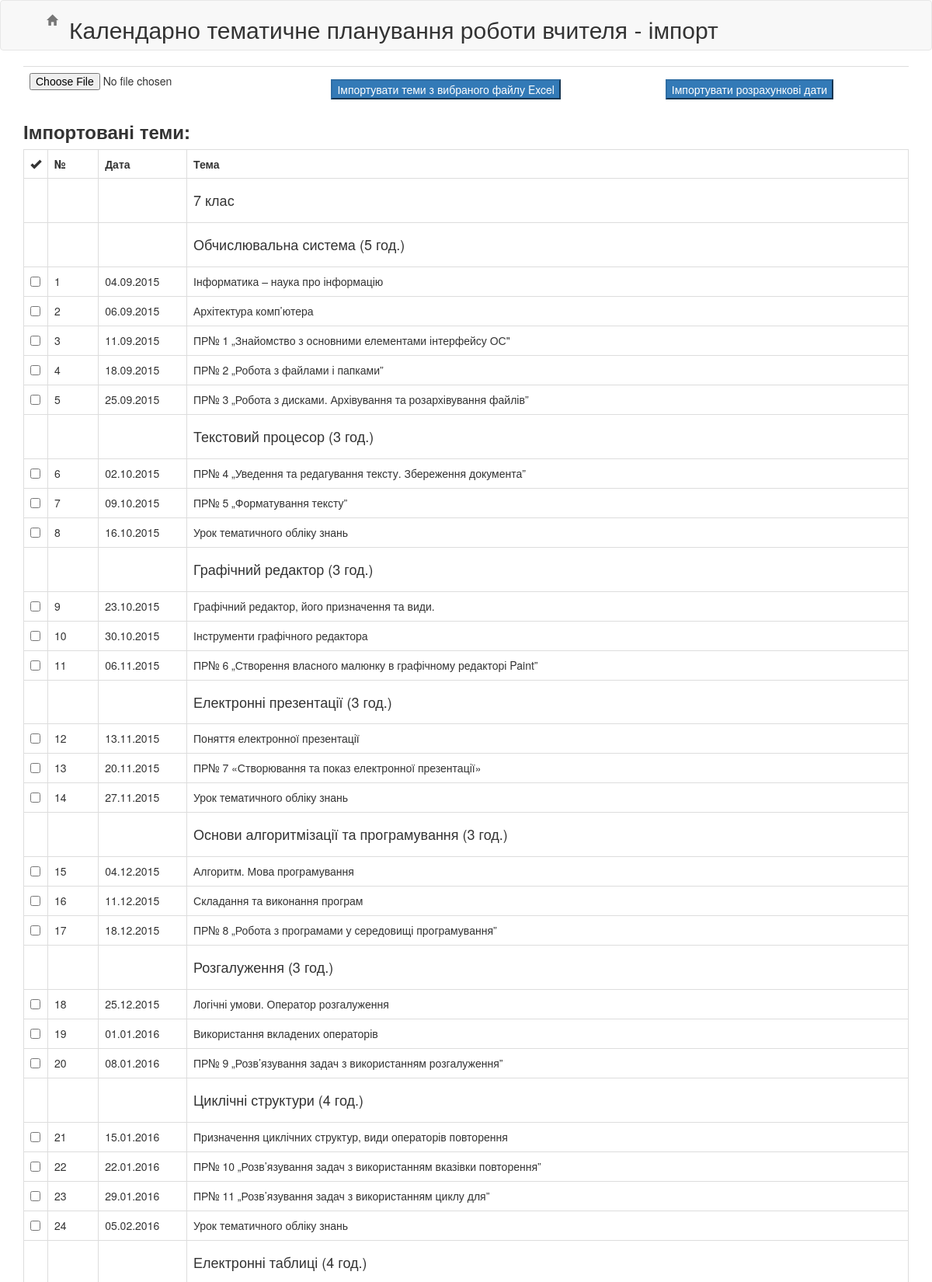
Page /klas_predmet/tema/ (upper part) on the committed database.
### Klas_Predmet/models.py (models this page shows, shortened)
class Tema(models.Model):
    num = models.CharField(max_length=3)
    dat = models.DateField(null=True)
    tema = models.TextField()
    home = models.TextField()
    class Meta():
        db_table = 'tema'

### Klas_Predmet/views.py (the view, shortened to what this page needs)
def tema(request):
    form = UploadFileForm(request.POST, request.FILES)
    ctx = {
        'form' : form,
        'elements' : Tema.objects.all()
    }
    if form.is_valid():
        form.save()
    return render(request, 'tema.html', ctx)

### Klas_Predmet/forms.py
class UploadFileForm(forms.Form):
    title = forms.CharField(max_length=50)
    file = forms.FileField()
    class Meta:
        fields = ('title', 'file')

### templates/tema.html (shortened to what this page needs)
{% load staticfiles %}
<!DOCTYPE html>
<html lang="en " xmlns="http://www.w3.org/1999/html">
<head>
    <link rel="stylesheet" href="{% static 'css/bootstrap.css' %}">
    <link rel="stylesheet" type="text/css" href="{% static 'css/style.css' %}">
</head>
<body>
     <nav class="navbar navbar-default">
        <div class="container">
            <div id="navbar" class="navbar-collapse collapse">
                <ul class="nav navbar-nav">
                    <li><a href=".."><i class="glyphicon glyphicon-home" aria-hidden="true"></i></a></li>
                    <li><h2>Календарно тематичне планування роботи вчителя - імпорт</h2></li>
                </ul>
            </div>
        </div>
    </nav>
    <div class="container">
        <form method="POST" action="" enctype="multipart/form-data">
            <table class="table table-responsive">
                <tr>
                    <td>
                        {{ form.file }}
                    </td>
                    <td>
                        <button class="btn-primary margin-for-btn" type="submit" name="itema" value="item">Імпортувати теми з вибраного файлу Excel</button></nobr>
                    </td>
                    <td>
                        <button class="btn-primary margin-for-btn" type="submit" name="itema" value="iden">Імпортувати розрахункові дати</button></nobr>
                    </td>
                </tr>
            </table>
            <h3 class="text-left"><strong>Імпортовані теми:</strong></h3>
            <table class="table table-bordered">
                <tr>
                    <th width="2%"><i class="glyphicon glyphicon-ok" aria-hidden="true"></i></th>
                    <th>№</th>
                    <th class="text-nowrap" width="10%">Дата</th>
                    <th>Тема</th>
                </tr>
            {% for element in elements %}
                <tr>
                    {% if element.num > '' %}
                        <td width="2%"><input id="mitka" type="checkbox" name="mitka{{ element.id }}"></td>
                    {% else %}
                        <td></td>
                    {% endif %}
                    <td>{{ element.num }}</td>
                    {% if element.num > '' %}
                        <td class="text-nowrap"  width="10%">{{ element.dat|date:"d.m.Y" }}</td>
                        <td>{{ element.tema }}</td>
                    {% else %}
                        <td></td>
                        <td><h4>{{ element.tema }}</h4></td>
                    {% endif %}
                </tr>
            {% endfor %}
            </table>
        </form>
    </div>
</body>
</html>

### static/css/style.css (style rules this page uses)
.margin-for-btn { margin-top: 8px; }

### rows in the picture
Tema: tema "7 клас"
Tema: tema "Обчислювальна система (5 год.)"
Tema: num "1", dat "04.09.2015", tema "Інформатика – наука про інформацію"
Tema: num "2", dat "06.09.2015", tema "Архітектура комп’ютера"
Tema: num "3", dat "11.09.2015", tema "ПР№ 1 „Знайомство з основними елементами інтерфейсу ОС\""
Tema: num "4", dat "18.09.2015", tema "ПР№ 2 „Робота з файлами і папками”"
Tema: num "5", dat "25.09.2015", tema "ПР№ 3 „Робота з дисками. Архівування та розархівування файлів”"
Tema: tema "Текстовий процесор (3 год.)"
Tema: num "6", dat "02.10.2015", tema "ПР№ 4 „Уведення та редагування тексту. Збереження документа”"
Tema: num "7", dat "09.10.2015", tema "ПР№ 5 „Форматування тексту”"
Tema: num "8", dat "16.10.2015", tema "Урок тематичного обліку знань"
Tema: tema "Графічний редактор (3 год.)"
Tema: num "9", dat "23.10.2015", tema "Графічний редактор, його призначення та види."
Tema: num "10", dat "30.10.2015", tema "Інструменти графічного редактора"
Tema: num "11", dat "06.11.2015", tema "ПР№ 6 „Створення власного малюнку в графічному редакторі Paint”"
Tema: tema "Електронні презентації (3 год.)"
Tema: num "12", dat "13.11.2015", tema "Поняття електронної презентації"
Tema: num "13", dat "20.11.2015", tema "ПР№ 7 «Створювання та показ електронної презентації»"
Tema: num "14", dat "27.11.2015", tema "Урок тематичного обліку знань"
Tema: tema "Основи алгоритмізації та програмування (3 год.)"
Tema: num "15", dat "04.12.2015", tema "Алгоритм. Мова програмування"
Tema: num "16", dat "11.12.2015", tema "Складання та виконання програм"
Tema: num "17", dat "18.12.2015", tema "ПР№ 8 „Робота з програмами у середовищі програмування”"
Tema: tema "Розгалуження (3 год.)"
Tema: num "18", dat "25.12.2015", tema "Логічні умови. Оператор розгалуження"
Tema: num "19", dat "01.01.2016", tema "Використання вкладених операторів"
Tema: num "20", dat "08.01.2016", tema "ПР№ 9 „Розв’язування задач з використанням розгалуження”"
Tema: tema "Циклічні структури (4 год.)"
Tema: num "21", dat "15.01.2016", tema "Призначення циклічних структур, види операторів повторення"
Tema: num "22", dat "22.01.2016", tema "ПР№ 10 „Розв’язування задач з використанням вказівки повторення”"
Tema: num "23", dat "29.01.2016", tema "ПР№ 11 „Розв’язування задач з використанням циклу для”"
Tema: num "24", dat "05.02.2016", tema "Урок тематичного обліку знань"
Tema: tema "Електронні таблиці (4 год.)"
